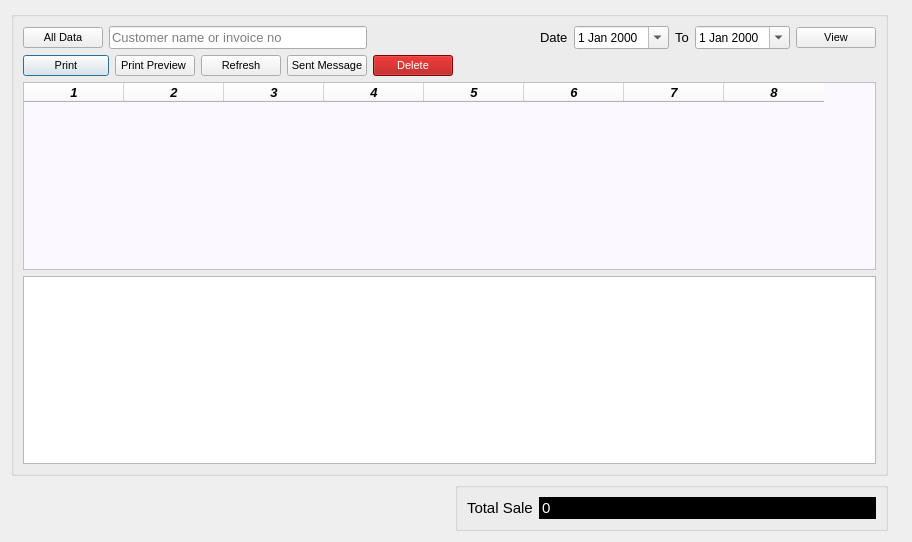
<?xml version="1.0" encoding="UTF-8"?>
<ui version="4.0">
 <class>Dialog</class>
 <widget class="QDialog" name="Dialog">
  <property name="windowModality">
   <enum>Qt::ApplicationModal</enum>
  </property>
  <property name="geometry">
   <rect>
    <x>0</x>
    <y>0</y>
    <width>912</width>
    <height>542</height>
   </rect>
  </property>
  <property name="windowTitle">
   <string>Dialog</string>
  </property>
  <property name="styleSheet">
   <string notr="true"/>
  </property>
  <layout class="QGridLayout" name="gridLayout_5">
   <item row="0" column="0">
    <layout class="QGridLayout" name="gridLayout_3" rowstretch="8,0,0">
     <item row="0" column="0" rowspan="2" colspan="3">
      <widget class="QGroupBox" name="groupBox">
       <property name="font">
        <font>
         <pointsize>8</pointsize>
        </font>
       </property>
       <property name="title">
        <string/>
       </property>
       <layout class="QGridLayout" name="gridLayout">
        <item row="2" column="0" colspan="14">
         <widget class="QTableWidget" name="tableWidget">
          <property name="font">
           <font>
            <pointsize>10</pointsize>
            <weight>75</weight>
            <italic>true</italic>
            <bold>true</bold>
           </font>
          </property>
          <property name="styleSheet">
           <string notr="true">background-color: rgb(251, 249, 255);</string>
          </property>
          <property name="columnCount">
           <number>8</number>
          </property>
          <column/>
          <column/>
          <column/>
          <column/>
          <column/>
          <column/>
          <column/>
          <column/>
         </widget>
        </item>
        <item row="1" column="0" colspan="2">
         <widget class="QPushButton" name="print2">
          <property name="text">
           <string>Print</string>
          </property>
         </widget>
        </item>
        <item row="0" column="10">
         <widget class="QDateEdit" name="fromd">
          <property name="font">
           <font>
            <pointsize>9</pointsize>
           </font>
          </property>
          <property name="calendarPopup">
           <bool>true</bool>
          </property>
         </widget>
        </item>
        <item row="0" column="7">
         <spacer name="horizontalSpacer_5">
          <property name="orientation">
           <enum>Qt::Horizontal</enum>
          </property>
          <property name="sizeHint" stdset="0">
           <size>
            <width>40</width>
            <height>20</height>
           </size>
          </property>
         </spacer>
        </item>
        <item row="0" column="0">
         <widget class="QPushButton" name="allb">
          <property name="text">
           <string>All Data</string>
          </property>
         </widget>
        </item>
        <item row="0" column="8">
         <spacer name="horizontalSpacer_6">
          <property name="orientation">
           <enum>Qt::Horizontal</enum>
          </property>
          <property name="sizeHint" stdset="0">
           <size>
            <width>40</width>
            <height>20</height>
           </size>
          </property>
         </spacer>
        </item>
        <item row="1" column="5">
         <widget class="QPushButton" name="deleteb">
          <property name="font">
           <font>
            <pointsize>8</pointsize>
           </font>
          </property>
          <property name="styleSheet">
           <string notr="true">background-color: rgb(170, 0, 0);
color: rgb(255, 255, 255);</string>
          </property>
          <property name="text">
           <string>Delete</string>
          </property>
         </widget>
        </item>
        <item row="0" column="13">
         <widget class="QPushButton" name="submitb">
          <property name="font">
           <font>
            <pointsize>8</pointsize>
           </font>
          </property>
          <property name="text">
           <string>View</string>
          </property>
         </widget>
        </item>
        <item row="0" column="11">
         <widget class="QLabel" name="label_2">
          <property name="font">
           <font>
            <pointsize>10</pointsize>
           </font>
          </property>
          <property name="text">
           <string>To</string>
          </property>
         </widget>
        </item>
        <item row="1" column="3">
         <widget class="QPushButton" name="refreshb">
          <property name="text">
           <string>Refresh</string>
          </property>
         </widget>
        </item>
        <item row="0" column="12">
         <widget class="QDateEdit" name="tod">
          <property name="font">
           <font>
            <pointsize>9</pointsize>
           </font>
          </property>
          <property name="calendarPopup">
           <bool>true</bool>
          </property>
         </widget>
        </item>
        <item row="3" column="0" colspan="14">
         <widget class="QTextEdit" name="textEdit"/>
        </item>
        <item row="0" column="6">
         <spacer name="horizontalSpacer_4">
          <property name="orientation">
           <enum>Qt::Horizontal</enum>
          </property>
          <property name="sizeHint" stdset="0">
           <size>
            <width>40</width>
            <height>20</height>
           </size>
          </property>
         </spacer>
        </item>
        <item row="1" column="9">
         <spacer name="horizontalSpacer_3">
          <property name="orientation">
           <enum>Qt::Horizontal</enum>
          </property>
          <property name="sizeHint" stdset="0">
           <size>
            <width>40</width>
            <height>20</height>
           </size>
          </property>
         </spacer>
        </item>
        <item row="0" column="9">
         <widget class="QLabel" name="label">
          <property name="font">
           <font>
            <pointsize>10</pointsize>
           </font>
          </property>
          <property name="text">
           <string>Date</string>
          </property>
         </widget>
        </item>
        <item row="0" column="5">
         <spacer name="horizontalSpacer_2">
          <property name="orientation">
           <enum>Qt::Horizontal</enum>
          </property>
          <property name="sizeHint" stdset="0">
           <size>
            <width>90</width>
            <height>20</height>
           </size>
          </property>
         </spacer>
        </item>
        <item row="1" column="2">
         <widget class="QPushButton" name="printb">
          <property name="font">
           <font>
            <pointsize>8</pointsize>
           </font>
          </property>
          <property name="text">
           <string>Print Preview </string>
          </property>
         </widget>
        </item>
        <item row="1" column="4">
         <widget class="QPushButton" name="msgb">
          <property name="text">
           <string>Sent Message</string>
          </property>
         </widget>
        </item>
        <item row="0" column="1" colspan="4">
         <widget class="QLineEdit" name="searchv">
          <property name="font">
           <font>
            <pointsize>10</pointsize>
           </font>
          </property>
          <property name="placeholderText">
           <string>Customer name or invoice no</string>
          </property>
          <property name="clearButtonEnabled">
           <bool>true</bool>
          </property>
         </widget>
        </item>
       </layout>
      </widget>
     </item>
     <item row="1" column="1">
      <widget class="QLabel" name="label_6">
       <property name="text">
        <string/>
       </property>
      </widget>
     </item>
     <item row="2" column="2">
      <widget class="QGroupBox" name="groupBox_2">
       <property name="title">
        <string/>
       </property>
       <layout class="QGridLayout" name="gridLayout_4">
        <item row="0" column="0">
         <layout class="QGridLayout" name="gridLayout_2">
          <item row="0" column="0">
           <layout class="QHBoxLayout" name="horizontalLayout_3">
            <item>
             <widget class="QLabel" name="label_3">
              <property name="font">
               <font>
                <pointsize>11</pointsize>
               </font>
              </property>
              <property name="text">
               <string>Total Sale</string>
              </property>
             </widget>
            </item>
            <item>
             <widget class="QLineEdit" name="total">
              <property name="font">
               <font>
                <pointsize>11</pointsize>
               </font>
              </property>
              <property name="styleSheet">
               <string notr="true">background-color: rgb(0, 0, 0);
color: rgb(255, 255, 255);
border:1px solid rgb(0,0,0);</string>
              </property>
              <property name="text">
               <string>0</string>
              </property>
              <property name="readOnly">
               <bool>true</bool>
              </property>
             </widget>
            </item>
           </layout>
          </item>
         </layout>
        </item>
       </layout>
      </widget>
     </item>
     <item row="2" column="1">
      <spacer name="horizontalSpacer">
       <property name="orientation">
        <enum>Qt::Horizontal</enum>
       </property>
       <property name="sizeHint" stdset="0">
        <size>
         <width>40</width>
         <height>20</height>
        </size>
       </property>
      </spacer>
     </item>
    </layout>
   </item>
   <item row="0" column="1">
    <widget class="QLabel" name="label_9">
     <property name="text">
      <string/>
     </property>
    </widget>
   </item>
  </layout>
 </widget>
 <resources/>
 <connections/>
</ui>
